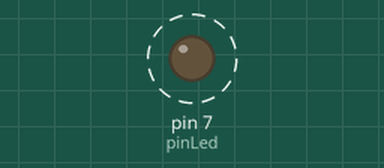
Bench run of a sketch on a simulated Arduino Uno, built with avr-gcc and run on an emulated ATmega328P. Parts: output pins drawn as LEDs (lit = HIGH). Dashed ring = blinking. The local clock reads 2024-03-15 10:24:30 at power-on unless the sketch sets it; what the sketch prints to the serial monitor is not drawn.

Above: at 0.5 s.
Timing chart, 0 to 4.6 s (numbered marks = the images above):
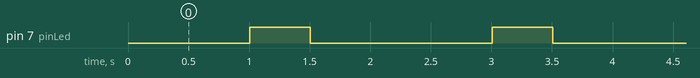

The sketch:

LAB6_EXERCISE2.ino
```cpp
#include <ThreeWire.h>
#include <RtcDS1302.h>
#define pinLed 7
int Sec = 0;

ThreeWire myWire(4,5,2); //IO, CLOCK, CE
RtcDS1302<ThreeWire>Rtc(myWire);

void setup()
  {
    Serial.begin(9600);
    Serial.println("Start");
    Rtc.Begin();
    RtcDateTime setting_time(2020,2,2,23,31,0);// year, month, dayOfMonth, hour, minute, second
    Rtc.SetDateTime(setting_time);
    pinMode(pinLed, OUTPUT);
  }


void loop()
{
  RtcDateTime now = Rtc.GetDateTime();
  digitalWrite(pinLed,now.TotalSeconds()%2);
  delay(1000);
  if(now.Second()%2==0)
  {
    digitalWrite(pinLed, HIGH);
    delay(500);
    digitalWrite(pinLed, LOW);
    delay(500);
    Serial.println(Sec);
    Sec = Sec+2;
  }
  if(Sec == 120)
  {
    Serial.print("Stop");
  }
}
```

Measured:
- by itself, pin 7 (pinLed): alternates HIGH for 0.50 s and LOW for 1.5 s
